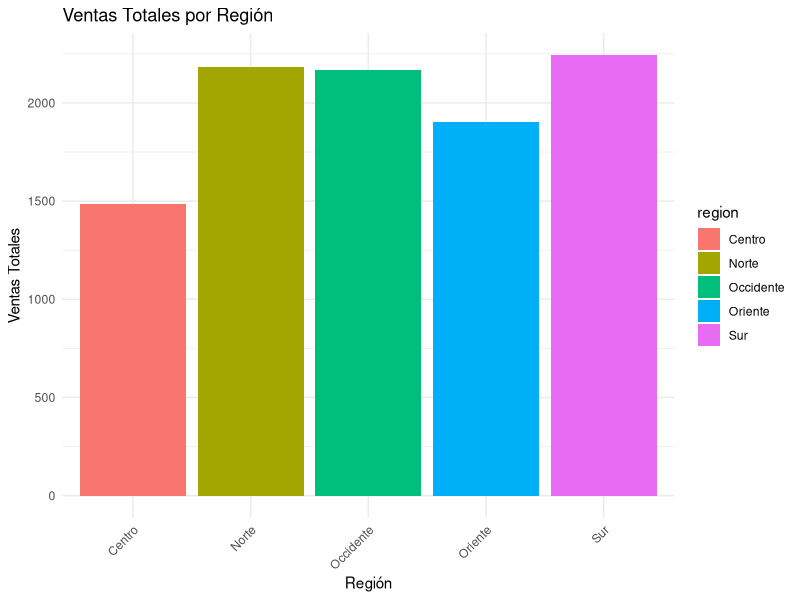
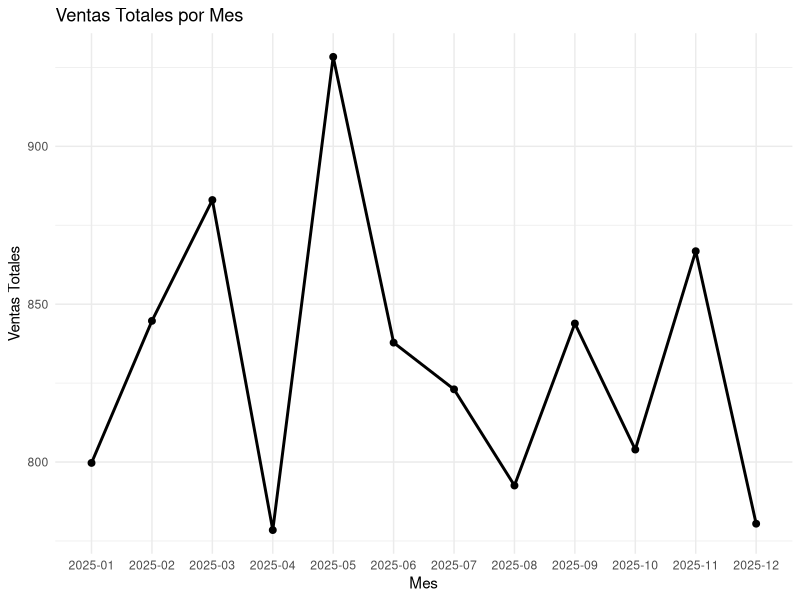

Recreate these plots in R, in order.
library(ggplot2)
library(dplyr)

# Leer los datos
ventas <- read.csv("ventas.csv")

# Crear dashboard_r_barras.png
ventas_region <- ventas %>%
  group_by(region) %>%
  summarise(total_ventas = sum(ventas))

p1 <- ggplot(ventas_region, aes(x = region, y = total_ventas, fill = region)) +
  geom_col() +
  labs(title = "Ventas Totales por Región", x = "Región", y = "Ventas Totales") +
  theme_minimal() +
  theme(axis.text.x = element_text(angle = 45, hjust = 1))

ggsave("dashboard_r_barras.png", p1, width = 8, height = 5, dpi = 300)

# Crear dashboard_r_linea.png
ventas_mes <- ventas %>%
  group_by(mes) %>%
  summarise(total_ventas = sum(ventas))

p2 <- ggplot(ventas_mes, aes(x = mes, y = total_ventas)) +
  geom_line(aes(group = 1), size = 1) +
  geom_point(size = 2) +
  labs(title = "Ventas Totales por Mes", x = "Mes", y = "Ventas Totales") +
  theme_minimal()

ggsave("dashboard_r_linea.png", p2, width = 8, height = 5, dpi = 300)
